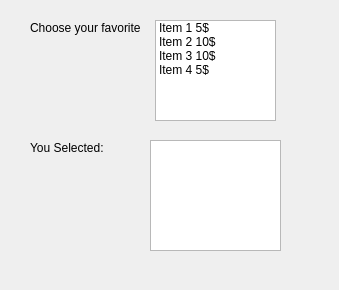
<?xml version="1.0" encoding="UTF-8"?>
<ui version="4.0">
 <class>Dialog</class>
 <widget class="QDialog" name="Dialog">
  <property name="geometry">
   <rect>
    <x>0</x>
    <y>0</y>
    <width>339</width>
    <height>290</height>
   </rect>
  </property>
  <property name="windowTitle">
   <string>Dialog</string>
  </property>
  <widget class="QLabel" name="label">
   <property name="geometry">
    <rect>
     <x>30</x>
     <y>20</y>
     <width>111</width>
     <height>16</height>
    </rect>
   </property>
   <property name="text">
    <string>Choose your favorite</string>
   </property>
  </widget>
  <widget class="QLabel" name="label_2">
   <property name="geometry">
    <rect>
     <x>30</x>
     <y>140</y>
     <width>81</width>
     <height>16</height>
    </rect>
   </property>
   <property name="text">
    <string>You Selected: </string>
   </property>
  </widget>
  <widget class="QListWidget" name="listWidgetSrc">
   <property name="geometry">
    <rect>
     <x>155</x>
     <y>20</y>
     <width>121</width>
     <height>101</height>
    </rect>
   </property>
   <property name="selectionMode">
    <enum>QAbstractItemView::MultiSelection</enum>
   </property>
   <property name="selectionRectVisible">
    <bool>true</bool>
   </property>
   <property name="sortingEnabled">
    <bool>false</bool>
   </property>
   <item>
    <property name="text">
     <string>Item 1 5$</string>
    </property>
   </item>
   <item>
    <property name="text">
     <string>Item 2 10$</string>
    </property>
   </item>
   <item>
    <property name="text">
     <string>Item 3 10$</string>
    </property>
   </item>
   <item>
    <property name="text">
     <string>Item 4 5$</string>
    </property>
   </item>
  </widget>
  <widget class="QListWidget" name="listWidgetDes">
   <property name="geometry">
    <rect>
     <x>150</x>
     <y>140</y>
     <width>131</width>
     <height>111</height>
    </rect>
   </property>
  </widget>
 </widget>
 <resources/>
 <connections/>
</ui>
